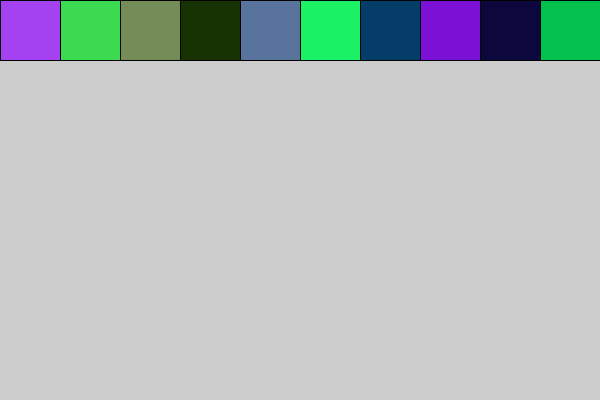
Frame 1 (no input)
Frame 60 (the mouse pressed at the canvas centre just before this capture): identical to frame 1, image omitted
Frame 120 (the mouse held since frame 60 and released just before this capture): identical to frame 1, image omitted

The Processing sketch that drew this single still picture (run headless with seeded random() and noise(); from frame 60 on, the mouse is pressed at the canvas centre):

// Processing sketch: sketch1
// ── sketch1.pde
// Declare a new array to store 10 colors
color[] colorList = new color[10];

// Other ways to create arrays
int[] integerList = new int[8]; // array of integers
float[] floatList = {5.5, 6.234, 235}; // array of float initalised with defaul variables

// Flag used to store if blink mode is on
boolean blink;

void setup() {
  size(600, 400);
  // Initialize the array with random colors
  for (int i=0; i<colorList.length; i++) {
    colorList[i] = randomColor();
  }
}

void draw() {
  for (int i=0; i<colorList.length; i++) {
    if (blink) {
      fill(randomColor()); // Set the color to a random one
    } else { // if not blinking, use the color from the array
      fill(colorList[i]); // Set the color to the current color of the array (i th position)
    }
    // Draw a rectangle filled with the color
    float x = width/colorList.length * i;
    float y = 0;
    rect(x, y, width/colorList.length, width/colorList.length);
  }
}

void keyPressed() {
  if (key == 'b') { // Set blink to true
    blink = true;
  }
  if (key == 'n') { // Set blink to false
    blink = false;
  }
  if (key == ' ') {
    //if (blink == true) { // Same as else if (blink) {
    //   blink = false; 
    //}
    //else if (blink == false) { // Same as else if (!blink) {
    //  blink = true;
    //}
    blink = !blink; // Invert the value of blink (! means "not") and assign it to itself
  }
}

// Function returning a random color
color randomColor() {
  float red = random(255);  
  float green = random(255);
  float blue = random(255);
  color c = color(red, green, blue);
  return c;
}
